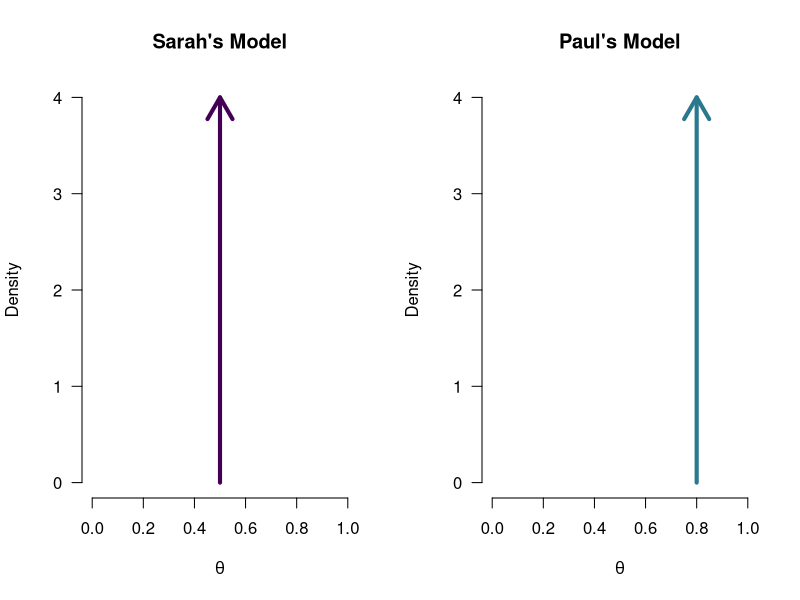
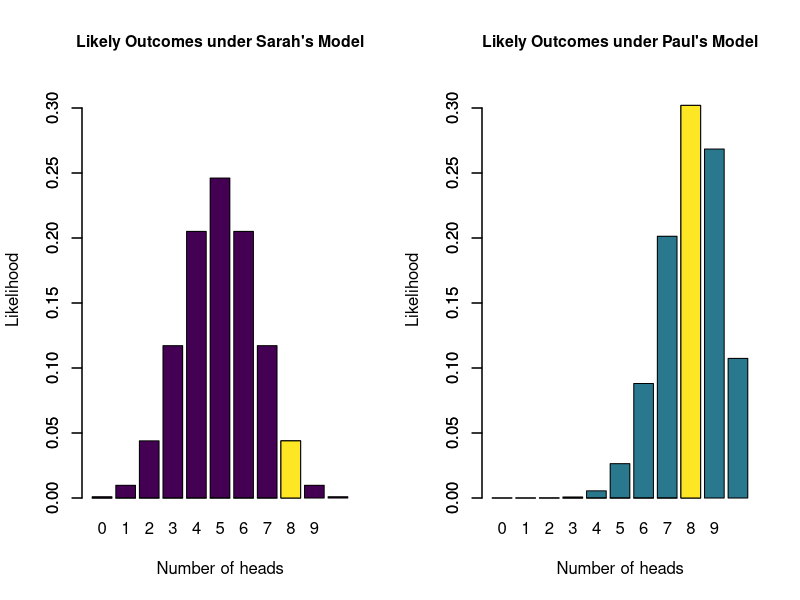
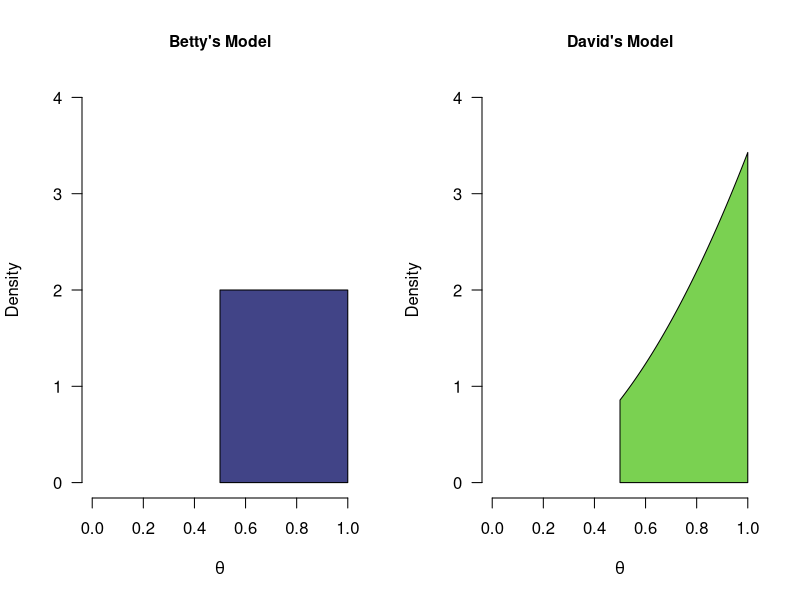
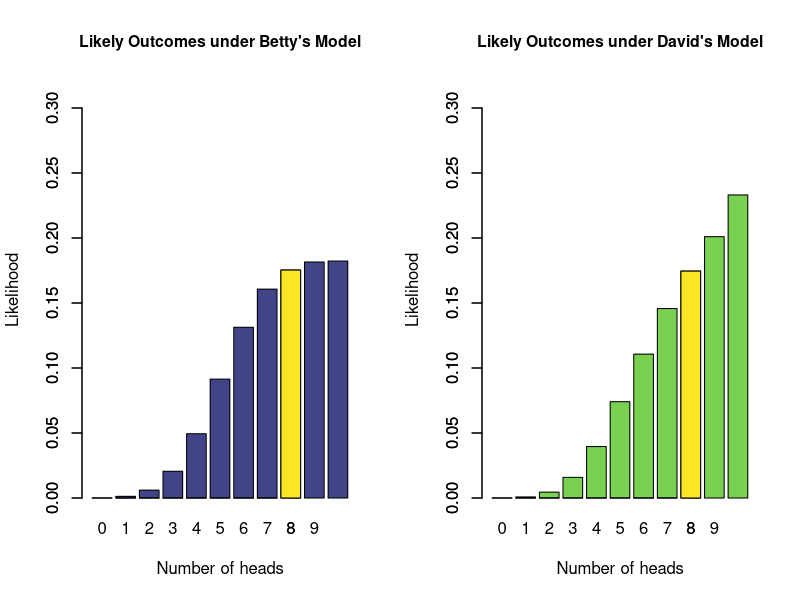

The R source for these figures, in order:
## ---- chunk 1
#| label: fig-two-models-binomial
par(mfrow = c(1, 2))
cols <- viridis::viridis(6)
plot(1, 1, type ="n", xlim = c(0,1), ylim = c(0,4), bty = "n", main = "Sarah's Model",
     las = 1, xlab = expression(theta), ylab = "Density")
arrows(x0 = 0.5, x1 = 0.5, y0 = 0, y1 = 4.0, lwd = 4, col = cols[1])

plot(1, 1, type ="n", xlim = c(0,1), ylim = c(0,4), bty = "n", main = "Paul's Model", 
     las = 1, xlab = expression(theta), ylab = "Density")
arrows(x0 = 0.8, x1 = 0.8, y0 = 0, y1 = 4.0, lwd = 4, col = cols[3])
## ---- chunk 2
#| label: fig-two-models-likelihoods-binomial
par(mfrow = c(1, 2), cex.main = 0.95)
cols <- viridis::viridis(6)
barplot(dbinom(0:10, 10, 0.5), names.arg = 0:10, xlab = "Number of heads", ylab = "Likelihood",
        main = "Likely Outcomes under Sarah's Model", col = cols[1], ylim = c(0,0.32))
barplot(c(rep(0, 8), dbinom(8, 10, 0.5)), add = TRUE, col = cols[6])

barplot(dbinom(0:10, 10, 0.8), names.arg = 0:10, xlab = "Number of heads", ylab = "Likelihood",
        main = "Likely Outcomes under Paul's Model", col = cols[3], ylim = c(0,0.32))
barplot(c(rep(0, 8), dbinom(8, 10, 0.8)), add = TRUE, col = cols[6])

## ---- chunk 3
s.ml <- round(dbinom(8, 10, 0.5), 4)
p.ml <- round(dbinom(8, 10, 0.8), 4)
bf_sp <- round(s.ml / p.ml, 2)
bf_ps <- round(p.ml / s.ml, 2)
## ---- chunk 4
#| label: fig-two-models-binomial-onesided
par(mfrow = c(1, 2))
tBetFun <- function(x, shape1 = 1, shape2 = 1, side = "pos") {
  ds <- dbeta(x, shape1, shape2)
  if (side == "pos") {
    ds[x<0.5] <- 0
    ds <- ds / integrate(function(x) dbeta(x, shape1, shape2), lower = 0.5, upper = 1)[[1]]
  } else if (side == "neg") {
    ds[x>0.5] <- 0
    ds <- ds / integrate(function(x) dbeta(x, shape1, shape2), lower = 0, upper = 0.5)[[1]]
  }
  return(ds)
}
cols <- viridis::viridis(6)
plot(1, 1, type ="n", xlim = c(0,1), ylim = c(0,4), bty = "n", main = "Betty's Model",
     las = 1, xlab = expression(theta), ylab = "Density")
# curve(tBetFun(x, 1, 1), add = TRUE, col = cols[4], lwd = 4)
mySeq <- seq(0.5, 1, length.out = 1e3)
polygon(x =  c(mySeq, rev(mySeq)), y = c(rep(0, 1e3), tBetFun(mySeq, 1, 1)), col = cols[2]) 

plot(1, 1, type ="n", xlim = c(0,1), ylim = c(0,4), bty = "n", main = "David's Model", 
     las = 1, xlab = expression(theta), ylab = "Density")
# curve(tBetFun(x, 3, 1), add = TRUE, col = cols[5], lwd = 4)
polygon(x =  c(mySeq, rev(mySeq)), y = c(rep(0, 1e3), rev(tBetFun(mySeq, 3, 1))), col = cols[5]) 
# plot(1, 1, type ="n", xlim = c(0,1), ylim = c(0,4), bty = "n", main = "David's Model", 
#      las = 1, xlab = expression(theta), ylab = "Density")
# # curve(tBetFun(x, 3, 1), add = TRUE, col = cols[5], lwd = 4)
# mySeq <- seq(0, 1, length.out = 1e3)
# polygon(x =  c(mySeq, rev(mySeq)), y = c(rep(0, 1e3), rev(tBetFun(mySeq, 1, 1, "bla"))), col = cols[6])
## ---- chunk 5
#| label: fig-two-models-binomial-onesided-predictions
par(mfrow = c(1, 2), cex.main = 0.95)
cols <- viridis::viridis(6)

sampsU <- c(0:5, rbinom(1e5, 10, runif(1e5, 0.5, 1)))
barplot(table(sampsU)/1e5, names.arg = 0:10, xlab = "Number of heads", ylab = "Likelihood",
        main = "Likely Outcomes under Betty's Model", col = cols[2], ylim = c(0,0.32))
barplot(c(rep(0, 8), (table(sampsU)/1e5)[9]), add = TRUE, col = cols[6])

samps <- rbeta(1e5, 3, 1)
samps[samps<0.5] <- 1- samps[samps<0.5]
samps <- c(0:5, rbinom(1e5, 10, samps))
barplot(table(samps)/1e5, names.arg = 0:10, xlab = "Number of heads", ylab = "Likelihood",
        main = "Likely Outcomes under David's Model", col = cols[5], ylim = c(0,0.32))
barplot(c(rep(0, 8), (table(samps)/1e5)[9]), add = TRUE, col = cols[6])
# (table(samps)/1e5)[9] /(table(sampsU)/1e5)[9]

# samps <- rbeta(1e5, 3, 1)
# samps[samps<0.5] <- 1- samps[samps<0.5]
# samps <- c(0:5, rbinom(1e5, 10, samps))
# barplot(table(samps)/1e5, names.arg = 0:10, xlab = "Number of heads", ylab = "Likelihood",
#         main = "Likely Outcomes under David's Model", col = cols[5], ylim = c(0,0.32))
# barplot(c(rep(0, 4), (table(samps)/1e5)[5]), add = TRUE, col = cols[6])
